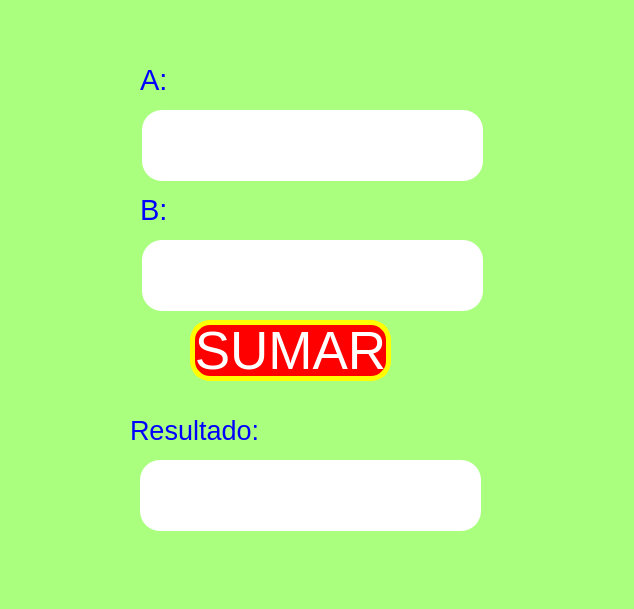
<?xml version="1.0" encoding="UTF-8"?>
<ui version="4.0">
 <class>MainWindow</class>
 <widget class="QMainWindow" name="MainWindow">
  <property name="geometry">
   <rect>
    <x>0</x>
    <y>0</y>
    <width>634</width>
    <height>609</height>
   </rect>
  </property>
  <property name="windowTitle">
   <string>MainWindow</string>
  </property>
  <property name="styleSheet">
   <string notr="true">background-color: rgb(170, 255, 127);</string>
  </property>
  <widget class="QWidget" name="centralwidget">
   <widget class="QPushButton" name="btn_sumar">
    <property name="geometry">
     <rect>
      <x>190</x>
      <y>320</y>
      <width>201</width>
      <height>61</height>
     </rect>
    </property>
    <property name="font">
     <font>
      <pointsize>40</pointsize>
     </font>
    </property>
    <property name="styleSheet">
     <string notr="true">background-color: rgb(255, 0, 0);
color: rgb(255, 255, 255);
border-radius:20px;
border: 5px solid yellow;</string>
    </property>
    <property name="text">
     <string>SUMAR</string>
    </property>
   </widget>
   <widget class="QLineEdit" name="txt_A">
    <property name="geometry">
     <rect>
      <x>142</x>
      <y>110</y>
      <width>341</width>
      <height>71</height>
     </rect>
    </property>
    <property name="font">
     <font>
      <pointsize>20</pointsize>
     </font>
    </property>
    <property name="styleSheet">
     <string notr="true">border-radius:20px;
background-color: rgb(255, 255, 255);</string>
    </property>
    <property name="alignment">
     <set>Qt::AlignCenter</set>
    </property>
   </widget>
   <widget class="QLabel" name="label">
    <property name="geometry">
     <rect>
      <x>140</x>
      <y>60</y>
      <width>131</width>
      <height>41</height>
     </rect>
    </property>
    <property name="styleSheet">
     <string notr="true">color: rgb(0, 0, 255);</string>
    </property>
    <property name="text">
     <string>&lt;html&gt;&lt;head/&gt;&lt;body&gt;&lt;p&gt;&lt;span style=&quot; font-size:22pt;&quot;&gt;A:&lt;/span&gt;&lt;/p&gt;&lt;/body&gt;&lt;/html&gt;</string>
    </property>
   </widget>
   <widget class="QLineEdit" name="txt_B">
    <property name="geometry">
     <rect>
      <x>142</x>
      <y>240</y>
      <width>341</width>
      <height>71</height>
     </rect>
    </property>
    <property name="font">
     <font>
      <pointsize>20</pointsize>
     </font>
    </property>
    <property name="styleSheet">
     <string notr="true">border-radius:20px;
background-color: rgb(255, 255, 255);</string>
    </property>
    <property name="alignment">
     <set>Qt::AlignCenter</set>
    </property>
   </widget>
   <widget class="QLabel" name="label_2">
    <property name="geometry">
     <rect>
      <x>140</x>
      <y>190</y>
      <width>131</width>
      <height>41</height>
     </rect>
    </property>
    <property name="styleSheet">
     <string notr="true">color: rgb(0, 0, 255);</string>
    </property>
    <property name="text">
     <string>&lt;html&gt;&lt;head/&gt;&lt;body&gt;&lt;p&gt;&lt;span style=&quot; font-size:22pt;&quot;&gt;B:&lt;/span&gt;&lt;/p&gt;&lt;/body&gt;&lt;/html&gt;</string>
    </property>
   </widget>
   <widget class="QLabel" name="label_3">
    <property name="geometry">
     <rect>
      <x>130</x>
      <y>410</y>
      <width>181</width>
      <height>41</height>
     </rect>
    </property>
    <property name="font">
     <font>
      <pointsize>20</pointsize>
     </font>
    </property>
    <property name="styleSheet">
     <string notr="true">color: rgb(0, 0, 255);</string>
    </property>
    <property name="text">
     <string>&lt;html&gt;&lt;head/&gt;&lt;body&gt;&lt;p&gt;Resultado:&lt;/p&gt;&lt;/body&gt;&lt;/html&gt;</string>
    </property>
   </widget>
   <widget class="QLineEdit" name="txt_resultado">
    <property name="geometry">
     <rect>
      <x>140</x>
      <y>460</y>
      <width>341</width>
      <height>71</height>
     </rect>
    </property>
    <property name="font">
     <font>
      <pointsize>20</pointsize>
     </font>
    </property>
    <property name="styleSheet">
     <string notr="true">border-radius:20px;
background-color: rgb(255, 255, 255);</string>
    </property>
    <property name="alignment">
     <set>Qt::AlignCenter</set>
    </property>
   </widget>
  </widget>
  <widget class="QMenuBar" name="menubar">
   <property name="geometry">
    <rect>
     <x>0</x>
     <y>0</y>
     <width>634</width>
     <height>21</height>
    </rect>
   </property>
  </widget>
  <widget class="QStatusBar" name="statusbar"/>
 </widget>
 <resources/>
 <connections/>
</ui>
